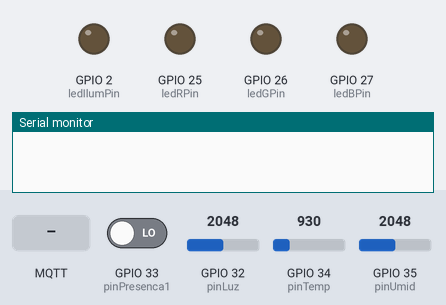
Simulated run of this sketch. Board: ESP32. On the bench: output pins drawn as LEDs (lit = HIGH), the last lines printed to the serial monitor. Inputs (shaded band) come from the test bench; at power-on: GPIO 32 (pinLuz) = 2048, GPIO 33 (pinPresenca1) LOW, GPIO 34 (pinTemp) = 930, GPIO 35 (pinUmid) = 2048. WiFi joins after 1.5 s; servers stay silent unless stated; no MQTT or app messages arrive unless stated.

Above: at 2.7 s.
2.8 s: MQTT message "1" arrives on the first subscribed topic
At 4.0 s:
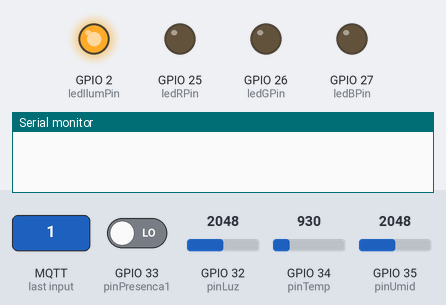
4.3 s: MQTT message "R" arrives on the second subscribed topic
At 5.3 s:
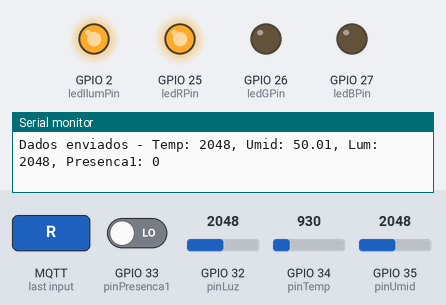
5.8 s: MQTT message "0" arrives on the first subscribed topic
At 6.5 s:
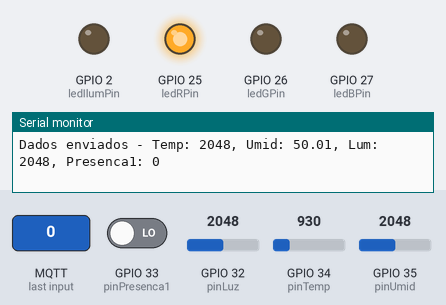
7.3 s: MQTT message "G" arrives on the second subscribed topic
At 7.6 s:
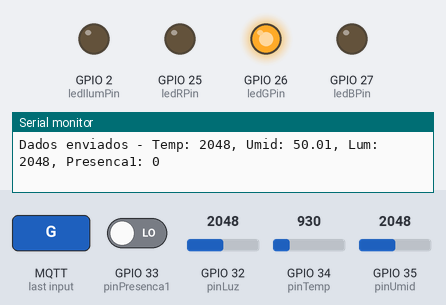
8.8 s: MQTT message "on" arrives on the first subscribed topic
At 10.0 s:
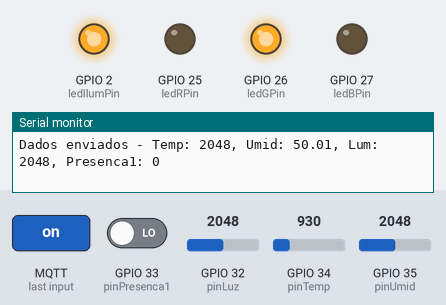
10.3 s: MQTT message "B" arrives on the second subscribed topic
At 11.1 s:
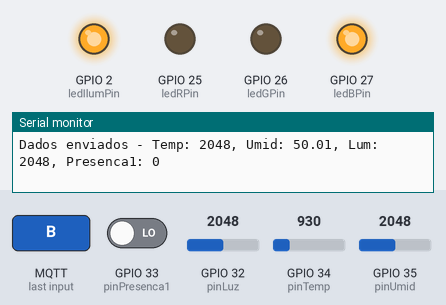
Timing chart, 0 to 12.8 s (numbered marks = the images above; inputs shaded):
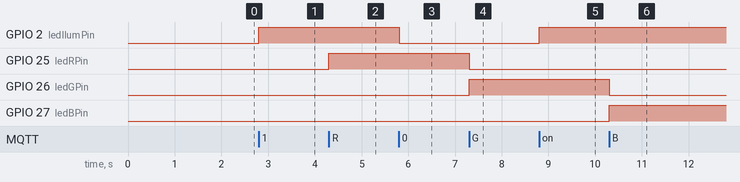

The sketch:

S1.ino
```cpp
// CÓDIGO S1 - SA RAILTRACK

#include <WiFi.h>
#include <WiFiClientSecure.h>
#include <PubSubClient.h>
#include <Servo.h>

const char* ssid = "FIESC_IOT_EDU";
const char* password = "8120gv08";

const char* mqtt_server = "f518a08331f047ffaba17f3a43c5066c.s1.eu.hivemq.cloud";
const int mqtt_port = 8883;
const char* mqtt_user = "placa1-heloysa";
const char* mqtt_password = "Heloysa2025";

WiFiClientSecure espClient;
PubSubClient client(espClient);

const int pinTemp = 34;
const int pinUmid = 35;
const int pinLuz  = 32;
const int pinPresenca1 = 33;

const int ledIlumPin = 2;
const int ledRPin = 25;
const int ledGPin = 26;
const int ledBPin = 27;

const char* topicTemp = "RAILTRACK/S1/Temp";
const char* topicUmid = "RAILTRACK/S1/Umid";
const char* topicLum = "RAILTRACK/S1/Iluminacao";
const char* topicPres = "RAILTRACK/S1/Presenca1";

const char* topicLedIlumComando = "RAILTRACK/Atuadores/S1/LED_Iluminacao";
const char* topicLedStatusRGBComando = "RAILTRACK/Atuadores/S1/LED_StatusRGB";

long lastSendTime = 0;
const long sendInterval = 5000;

void setup_wifi() {
  delay(10);
  WiFi.begin(ssid, password);
  while (WiFi.status() != WL_CONNECTED) {
    delay(500);
  }
}

void reconnect() {
  while (!client.connected()) {
    if (client.connect("ESP32_S1", mqtt_user, mqtt_password)) {
      client.subscribe(topicLedIlumComando);
      client.subscribe(topicLedStatusRGBComando);
    } else {
      delay(5000);
    }
  }
}

void setRgbLed(char color) {
  digitalWrite(ledRPin, LOW);
  digitalWrite(ledGPin, LOW);
  digitalWrite(ledBPin, LOW);
  switch (color) {
    case 'R': digitalWrite(ledRPin, HIGH); break;
    case 'G': digitalWrite(ledGPin, HIGH); break;
    case 'B': digitalWrite(ledBPin, HIGH); break;
    default: break;
  }
}

float readTemperature() {
  int val = analogRead(pinTemp);
  float voltage = val * (3.3 / 4095.0);
  float tempC = (voltage - 0.5) * 100.0;
  return tempC;
}

float readHumidity() {
  int val = analogRead(pinUmid);
  float umidPercent = (val / 4095.0) * 100.0;
  return umidPercent;
}

int readLuminosity() {
  int val = analogRead(pinLuz);
  return val;
}

bool readPresence() {
  return digitalRead(pinPresenca1) == HIGH;
}

void callback(char* topic, byte* payload, unsigned int length) {
  String messageTemp;
  for (unsigned int i = 0; i < length; i++) {
    messageTemp += (char)payload[i];
  }
  messageTemp.trim();

  if (String(topic) == String(topicLedIlumComando)) {
    if (messageTemp == "1" || messageTemp.equalsIgnoreCase("on")) {
      digitalWrite(ledIlumPin, HIGH);
    } else if (messageTemp == "0" || messageTemp.equalsIgnoreCase("off")) {
      digitalWrite(ledIlumPin, LOW);
    }
  }
  else if (String(topic) == String(topicLedStatusRGBComando)) {
    if(messageTemp.length() == 1) {
      char c = toupper(messageTemp.charAt(0));
      if (c == 'R' || c == 'G' || c == 'B') {
        setRgbLed(c);
      } else if (c == 'O' || messageTemp.equalsIgnoreCase("off")) {
        setRgbLed('X');
      }
    }
  }
}

void setup() {
  Serial.begin(115200);

  pinMode(pinTemp, INPUT);
  pinMode(pinUmid, INPUT);
  pinMode(pinLuz, INPUT);
  pinMode(pinPresenca1, INPUT);

  pinMode(ledIlumPin, OUTPUT);
  digitalWrite(ledIlumPin, LOW);

  pinMode(ledRPin, OUTPUT);
  pinMode(ledGPin, OUTPUT);
  pinMode(ledBPin, OUTPUT);
  setRgbLed('X');

  setup_wifi();

  espClient.setInsecure();

  client.setServer(mqtt_server, mqtt_port);
  client.setCallback(callback);
}

void loop() {
  if (!client.connected()) {
    reconnect();
  }
  client.loop();

  long now = millis();
  if (now - lastSendTime > sendInterval) {
    lastSendTime = now;

float temp = readTemperature();
    float umid = readHumidity();
    int lum = readLuminosity();
    bool pres = readPresence();

    char buf[16];

    dtostrf(temp, 6, 2, buf);
    client.publish(topicTemp, buf);

    dtostrf(umid, 6, 2, buf);
    client.publish(topicUmid, buf);

    itoa(lum, buf, 10);
    client.publish(topicLum, buf);

    client.publish(topicPres, pres ? "1" : "0");

    Serial.print("Dados enviados - Temp: "); Serial.print(buf);
    Serial.print(", Umid: "); Serial.print(umid);
    Serial.print(", Lum: "); Serial.print(lum);
    Serial.print(", Presenca1: "); Serial.println(pres ? "1" : "0");
  }
}
```

Measured:
- after the input at 2.8 s, GPIO 2 (ledIlumPin): LOW → HIGH at once
- after the input at 4.3 s, GPIO 25 (ledRPin): LOW → HIGH at once
- after the input at 5.8 s, GPIO 2 (ledIlumPin): HIGH → LOW at once
- after the input at 7.3 s, GPIO 25 (ledRPin): HIGH → LOW at once; GPIO 26 (ledGPin): LOW → HIGH at once
- after the input at 8.8 s, GPIO 2 (ledIlumPin): LOW → HIGH at once
- after the input at 10.3 s, GPIO 26 (ledGPin): HIGH → LOW at once; GPIO 27 (ledBPin): LOW → HIGH at once
